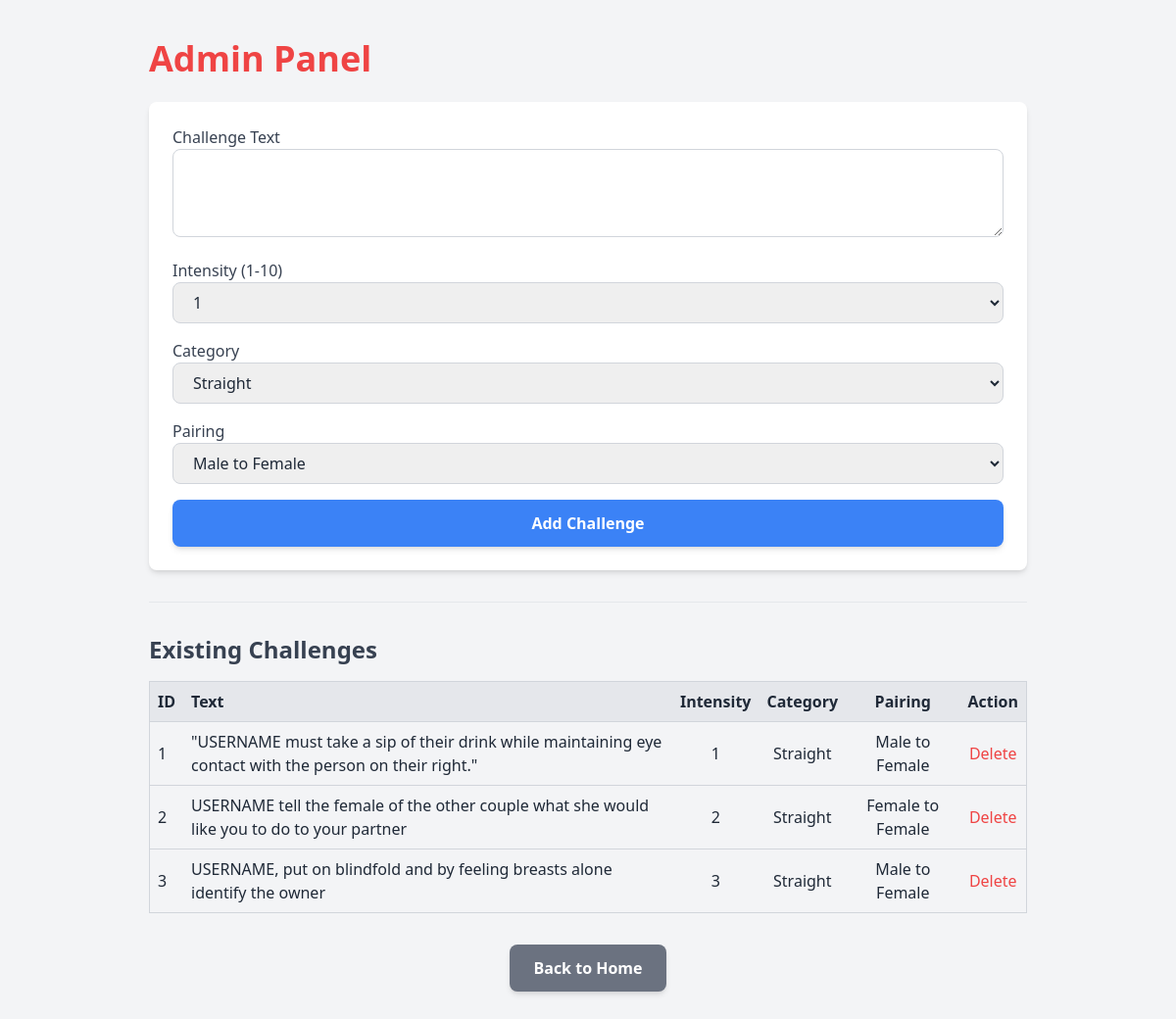
/admin (signed in), run on the app's committed database.
### tables this page shows
CREATE TABLE "challenges" (
        id INTEGER PRIMARY KEY AUTOINCREMENT,
        intensity INTEGER NOT NULL CHECK(intensity BETWEEN 1 AND 10),
        category TEXT NOT NULL CHECK(category IN ('Straight', 'Bi')),
        pairing TEXT NOT NULL CHECK(pairing IN (
            'Male to Female', 'Female to Male', 'Male to Male', 'Female to Female'
        )),
        challenge_text TEXT NOT NULL
    );

### app.py (the view, shortened to what this page needs)
@app.route("/admin", methods=["GET", "POST"])
def admin():
    if not session.get("admin_logged_in"):
        return redirect(url_for("admin_login"))
    conn = sqlite3.connect(DB_FILE)
    c = conn.cursor()
    c.execute("SELECT * FROM challenges")
    challenges = c.fetchall()
    conn.close()
    return render_template("admin.html", challenges=challenges)

### templates/admin.html (shortened to what this page needs)
<!DOCTYPE html>
<html lang="en">
<head>
  <script src="https://cdn.tailwindcss.com"></script>
</head>
<body class="bg-gray-100 text-gray-800 min-h-screen py-10 px-5">
  <div class="max-w-4xl mx-auto">
    <h1 class="text-4xl font-bold text-red-500 mb-6">Admin Panel</h1>
    <form method="POST" class="bg-white p-6 rounded-lg shadow-md space-y-4">
      <div>
        <label class="block font-medium text-gray-700">Challenge Text</label>
        <textarea name="challenge_text" required rows="3"
          class="w-full px-4 py-2 border border-gray-300 rounded-lg focus:outline-none focus:ring-2 focus:ring-red-500"></textarea>
      </div>
      <div>
        <label class="block font-medium text-gray-700">Intensity (1-10)</label>
        <select name="intensity" required
          class="w-full px-4 py-2 border border-gray-300 rounded-lg focus:outline-none focus:ring-2 focus:ring-red-500">
          {% for i in range(1, 11) %}
            <option value="{{ i }}">{{ i }}</option>
          {% endfor %}
        </select>
      </div>
      <div>
        <label class="block font-medium text-gray-700">Category</label>
        <select name="category" required
          class="w-full px-4 py-2 border border-gray-300 rounded-lg focus:outline-none focus:ring-2 focus:ring-red-500">
          <option value="Straight">Straight</option>
        </select>
      </div>
      <div>
        <label class="block font-medium text-gray-700">Pairing</label>
        <select name="pairing" required
          class="w-full px-4 py-2 border border-gray-300 rounded-lg focus:outline-none focus:ring-2 focus:ring-red-500">
          <option value="Male to Female">Male to Female</option>
        </select>
      </div>
      <button type="submit"
        class="w-full bg-blue-500 text-white py-3 px-6 rounded-lg font-semibold shadow-md hover:bg-blue-600 transition">
        Add Challenge
      </button>
    </form>
    <hr class="my-8">
    <h2 class="text-2xl font-semibold text-gray-700 mb-4">Existing Challenges</h2>
    <table class="w-full table-auto border border-gray-300">
      <thead class="bg-gray-200">
        <tr>
          <th class="p-2 text-left">ID</th>
          <th class="p-2 text-left">Text</th>
          <th class="p-2">Intensity</th>
          <th class="p-2">Category</th>
          <th class="p-2">Pairing</th>
          <th class="p-2">Action</th>
        </tr>
      </thead>
      <tbody>
        {% for challenge in challenges %}
          <tr class="border-t border-gray-300">
            <td class="p-2">{{ challenge[0] }}</td>
            <td class="p-2">{{ challenge[4] }}</td>
            <td class="p-2 text-center">{{ challenge[1] }}</td>
            <td class="p-2 text-center">{{ challenge[2] }}</td>
            <td class="p-2 text-center">{{ challenge[3] }}</td>
            <td class="p-2 text-center">
              <a href="{{ url_for('delete_challenge', id=challenge[0]) }}"
                 class="text-red-500 hover:underline">Delete</a>
            </td>
          </tr>
        {% endfor %}
      </tbody>
    </table>
    <div class="mt-8 text-center">
      <a href="{{ url_for('home') }}"
         class="inline-block px-6 py-3 bg-gray-500 text-white font-semibold rounded-lg shadow-md hover:bg-gray-600 transition">
        Back to Home
      </a>
    </div>
  </div>
</body>
</html>

### data on the page
challenges: id "1", challenge_text "\"USERNAME must take a sip of their drink while maintaining eye contact with the person on their right.\"", intensity "1", category "Straight", pairing "Male to Female"
challenges: id "2", challenge_text "USERNAME tell the female of the other couple what she would like you to do to your partner", intensity "2", category "Straight", pairing "Female to Female"
challenges: id "3", challenge_text "USERNAME, put on blindfold and by feeling breasts alone identify the owner", intensity "3", category "Straight", pairing "Male to Female"

### other printed values
form field intensity "1"
